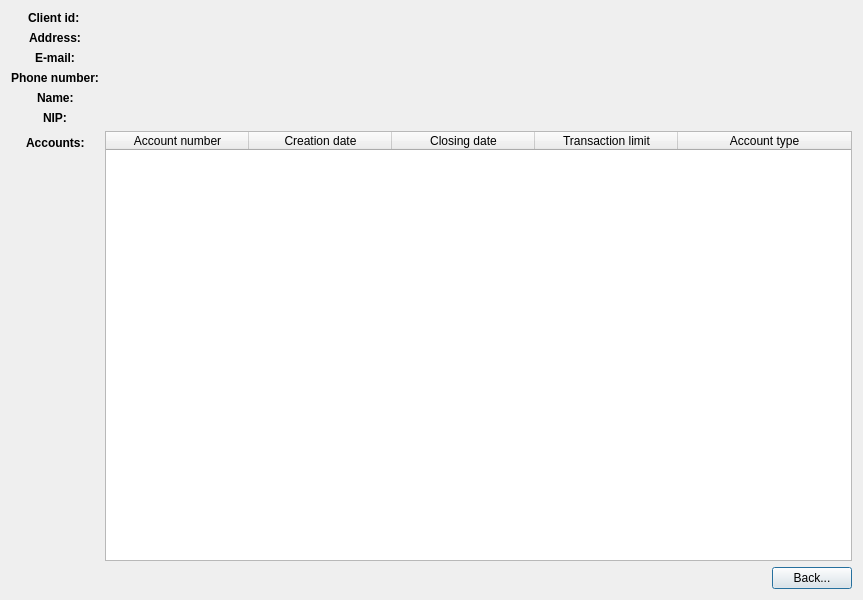
<?xml version="1.0" encoding="UTF-8"?>
<ui version="4.0">
 <class>CompanyInfoDialog</class>
 <widget class="QDialog" name="CompanyInfoDialog">
  <property name="geometry">
   <rect>
    <x>0</x>
    <y>0</y>
    <width>863</width>
    <height>600</height>
   </rect>
  </property>
  <property name="sizePolicy">
   <sizepolicy hsizetype="Fixed" vsizetype="Fixed">
    <horstretch>0</horstretch>
    <verstretch>0</verstretch>
   </sizepolicy>
  </property>
  <property name="windowTitle">
   <string>Dialog</string>
  </property>
  <layout class="QVBoxLayout" name="verticalLayout_2">
   <item>
    <layout class="QVBoxLayout" name="verticalLayout">
     <item>
      <layout class="QFormLayout" name="main_section">
       <property name="labelAlignment">
        <set>Qt::AlignCenter</set>
       </property>
       <item row="0" column="0">
        <widget class="QLabel" name="client_id_label">
         <property name="font">
          <font>
           <weight>75</weight>
           <bold>true</bold>
          </font>
         </property>
         <property name="text">
          <string>Client id: </string>
         </property>
        </widget>
       </item>
       <item row="0" column="1">
        <widget class="QLabel" name="client_id_value">
         <property name="text">
          <string/>
         </property>
        </widget>
       </item>
       <item row="1" column="0">
        <widget class="QLabel" name="address_label">
         <property name="font">
          <font>
           <weight>75</weight>
           <bold>true</bold>
          </font>
         </property>
         <property name="text">
          <string>Address:</string>
         </property>
        </widget>
       </item>
       <item row="1" column="1">
        <widget class="QLabel" name="address_value">
         <property name="text">
          <string/>
         </property>
        </widget>
       </item>
       <item row="2" column="0">
        <widget class="QLabel" name="email_label">
         <property name="font">
          <font>
           <weight>75</weight>
           <bold>true</bold>
          </font>
         </property>
         <property name="text">
          <string>E-mail:</string>
         </property>
        </widget>
       </item>
       <item row="2" column="1">
        <widget class="QLabel" name="email_value">
         <property name="text">
          <string/>
         </property>
        </widget>
       </item>
       <item row="3" column="0">
        <widget class="QLabel" name="phone_number_label">
         <property name="font">
          <font>
           <weight>75</weight>
           <bold>true</bold>
          </font>
         </property>
         <property name="text">
          <string>Phone number:</string>
         </property>
        </widget>
       </item>
       <item row="3" column="1">
        <widget class="QLabel" name="phone_number_value">
         <property name="text">
          <string/>
         </property>
        </widget>
       </item>
       <item row="4" column="0">
        <widget class="QLabel" name="name_label">
         <property name="font">
          <font>
           <weight>75</weight>
           <bold>true</bold>
          </font>
         </property>
         <property name="text">
          <string>Name:</string>
         </property>
        </widget>
       </item>
       <item row="4" column="1">
        <widget class="QLabel" name="name_value">
         <property name="text">
          <string/>
         </property>
        </widget>
       </item>
       <item row="5" column="0">
        <widget class="QLabel" name="surname_label">
         <property name="font">
          <font>
           <weight>75</weight>
           <bold>true</bold>
          </font>
         </property>
         <property name="text">
          <string>NIP:</string>
         </property>
        </widget>
       </item>
       <item row="5" column="1">
        <widget class="QLabel" name="nip_value">
         <property name="text">
          <string/>
         </property>
        </widget>
       </item>
       <item row="6" column="0">
        <widget class="QLabel" name="accounts_label">
         <property name="font">
          <font>
           <weight>75</weight>
           <bold>true</bold>
          </font>
         </property>
         <property name="text">
          <string>Accounts:</string>
         </property>
        </widget>
       </item>
       <item row="6" column="1">
        <widget class="QTableWidget" name="accounts_table">
         <property name="sizeAdjustPolicy">
          <enum>QAbstractScrollArea::AdjustToContents</enum>
         </property>
         <property name="autoScroll">
          <bool>false</bool>
         </property>
         <property name="editTriggers">
          <set>QAbstractItemView::NoEditTriggers</set>
         </property>
         <property name="tabKeyNavigation">
          <bool>false</bool>
         </property>
         <property name="alternatingRowColors">
          <bool>true</bool>
         </property>
         <property name="selectionMode">
          <enum>QAbstractItemView::SingleSelection</enum>
         </property>
         <property name="selectionBehavior">
          <enum>QAbstractItemView::SelectRows</enum>
         </property>
         <property name="sortingEnabled">
          <bool>true</bool>
         </property>
         <property name="columnCount">
          <number>5</number>
         </property>
         <attribute name="horizontalHeaderVisible">
          <bool>true</bool>
         </attribute>
         <attribute name="horizontalHeaderCascadingSectionResizes">
          <bool>false</bool>
         </attribute>
         <attribute name="horizontalHeaderDefaultSectionSize">
          <number>143</number>
         </attribute>
         <attribute name="horizontalHeaderHighlightSections">
          <bool>true</bool>
         </attribute>
         <attribute name="horizontalHeaderShowSortIndicator" stdset="0">
          <bool>true</bool>
         </attribute>
         <attribute name="horizontalHeaderStretchLastSection">
          <bool>true</bool>
         </attribute>
         <attribute name="verticalHeaderVisible">
          <bool>false</bool>
         </attribute>
         <column>
          <property name="text">
           <string>Account number</string>
          </property>
         </column>
         <column>
          <property name="text">
           <string>Creation date</string>
          </property>
         </column>
         <column>
          <property name="text">
           <string>Closing date</string>
          </property>
         </column>
         <column>
          <property name="text">
           <string>Transaction limit</string>
          </property>
         </column>
         <column>
          <property name="text">
           <string>Account type</string>
          </property>
         </column>
        </widget>
       </item>
      </layout>
     </item>
     <item>
      <layout class="QHBoxLayout" name="button_section">
       <item>
        <spacer name="button_spacer">
         <property name="orientation">
          <enum>Qt::Horizontal</enum>
         </property>
         <property name="sizeHint" stdset="0">
          <size>
           <width>40</width>
           <height>20</height>
          </size>
         </property>
        </spacer>
       </item>
       <item>
        <widget class="QPushButton" name="back_button">
         <property name="text">
          <string>Back...</string>
         </property>
        </widget>
       </item>
      </layout>
     </item>
    </layout>
   </item>
  </layout>
 </widget>
 <resources/>
 <connections>
  <connection>
   <sender>back_button</sender>
   <signal>clicked()</signal>
   <receiver>CompanyInfoDialog</receiver>
   <slot>accept()</slot>
   <hints>
    <hint type="sourcelabel">
     <x>745</x>
     <y>583</y>
    </hint>
    <hint type="destinationlabel">
     <x>688</x>
     <y>-12</y>
    </hint>
   </hints>
  </connection>
 </connections>
</ui>
